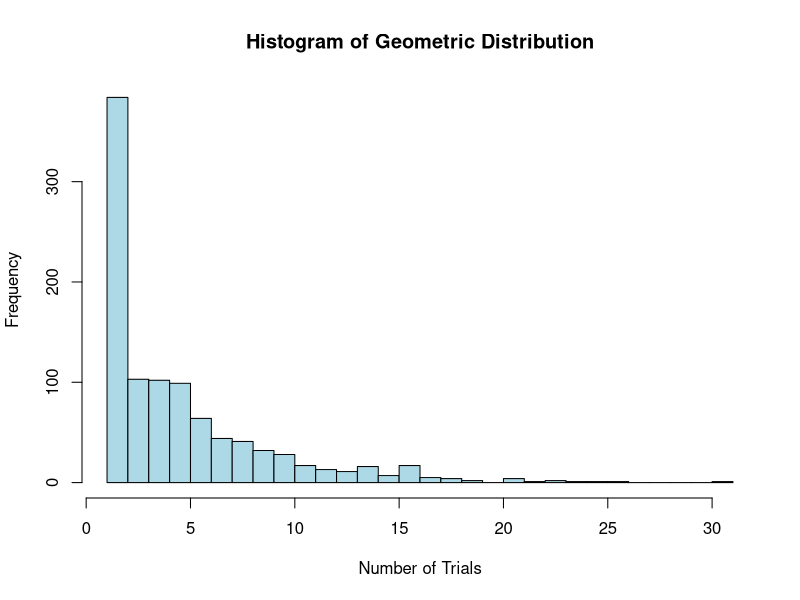

Reproduce this figure in R.
## ---- chunk 1
knitr::opts_chunk$set(echo = TRUE)
## ---- chunk 2
p <- 0.2
## ---- chunk 3
set.seed(123)  # For reproducibility
x <- rgeom(1000, prob = p) + 1  # Adding 1 since R's rgeom() gives (failures before first success)
## ---- chunk 4
mean_x <- mean(x)
var_x <- var(x)
sd_x <- sd(x)
## ---- chunk 5
cat("Number of trials required to achieve first success:\n")
cat(sprintf("Mean (in 2 decimal places): %.2f\n", mean_x))
cat(sprintf("Variance (in 2 decimal places): %.2f\n", var_x))
cat(sprintf("Standard deviation (in 2 decimal places): %.2f\n", sd_x))
## ---- chunk 6
hist(x, breaks = 30, col = "lightblue", main = "Histogram of Geometric Distribution", xlab = "Number of Trials", ylab = "Frequency")
